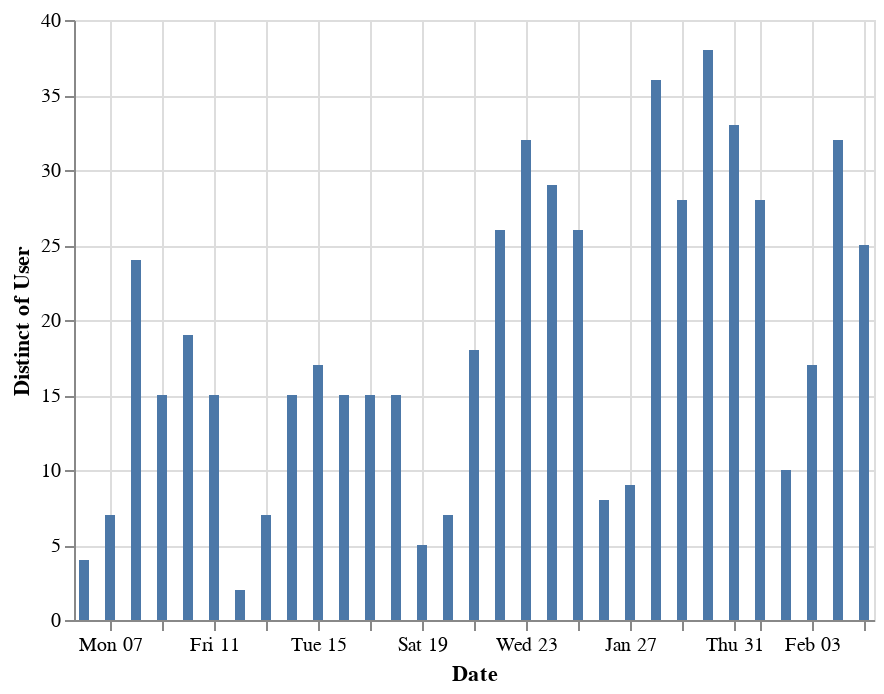

The cell this chart's notebook holds for it:
### Code cell
alt.Chart(df).mark_bar().encode(
    x='Date:T',
    y='distinct(User)'
)

### Figure 1 — Vega-Lite specification as saved in the notebook (floating-point values rounded to 4 significant figures; data arrays with more than 128 entries replaced by an {"elided": "..."} marker saying what was removed)
{"$schema": "https://vega.github.io/schema/vega-lite/v2.4.3.json", "config": {"view": {"height": 300, "width": 400}}, "data": {"values": {"elided": "939 records"}}, "encoding": {"x": {"field": "Date", "type": "temporal"}, "y": {"aggregate": "distinct", "field": "User", "type": "nominal"}}, "mark": "bar"}
